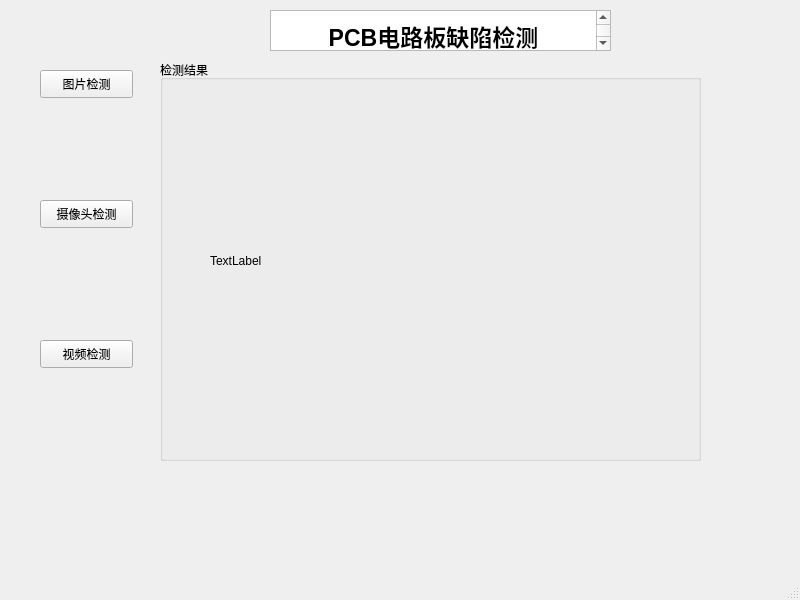
<?xml version="1.0" encoding="UTF-8"?>
<ui version="4.0">
 <class>MainWindow</class>
 <widget class="QMainWindow" name="MainWindow">
  <property name="geometry">
   <rect>
    <x>0</x>
    <y>0</y>
    <width>800</width>
    <height>600</height>
   </rect>
  </property>
  <property name="windowTitle">
   <string>MainWindow</string>
  </property>
  <widget class="QWidget" name="centralwidget">
   <widget class="QPushButton" name="pushButton">
    <property name="geometry">
     <rect>
      <x>40</x>
      <y>70</y>
      <width>93</width>
      <height>28</height>
     </rect>
    </property>
    <property name="text">
     <string>图片检测</string>
    </property>
   </widget>
   <widget class="QPushButton" name="pushButton_2">
    <property name="geometry">
     <rect>
      <x>40</x>
      <y>200</y>
      <width>93</width>
      <height>28</height>
     </rect>
    </property>
    <property name="text">
     <string>摄像头检测</string>
    </property>
   </widget>
   <widget class="QPushButton" name="pushButton_3">
    <property name="geometry">
     <rect>
      <x>40</x>
      <y>340</y>
      <width>93</width>
      <height>28</height>
     </rect>
    </property>
    <property name="text">
     <string>视频检测</string>
    </property>
   </widget>
   <widget class="QGroupBox" name="groupBox">
    <property name="geometry">
     <rect>
      <x>160</x>
      <y>60</y>
      <width>541</width>
      <height>401</height>
     </rect>
    </property>
    <property name="title">
     <string>检测结果</string>
    </property>
    <widget class="QLabel" name="label">
     <property name="geometry">
      <rect>
       <x>50</x>
       <y>190</y>
       <width>81</width>
       <height>21</height>
      </rect>
     </property>
     <property name="text">
      <string>TextLabel</string>
     </property>
    </widget>
   </widget>
   <widget class="QTextBrowser" name="textBrowser">
    <property name="geometry">
     <rect>
      <x>270</x>
      <y>10</y>
      <width>341</width>
      <height>41</height>
     </rect>
    </property>
    <property name="html">
     <string>&lt;!DOCTYPE HTML PUBLIC &quot;-//W3C//DTD HTML 4.0//EN&quot; &quot;http://www.w3.org/TR/REC-html40/strict.dtd&quot;&gt;
&lt;html&gt;&lt;head&gt;&lt;meta name=&quot;qrichtext&quot; content=&quot;1&quot; /&gt;&lt;style type=&quot;text/css&quot;&gt;
p, li { white-space: pre-wrap; }
&lt;/style&gt;&lt;/head&gt;&lt;body style=&quot; font-family:'SimSun'; font-size:9pt; font-weight:400; font-style:normal;&quot;&gt;
&lt;p align=&quot;center&quot; style=&quot; margin-top:0px; margin-bottom:0px; margin-left:0px; margin-right:0px; -qt-block-indent:0; text-indent:0px;&quot;&gt;&lt;span style=&quot; font-size:26pt; font-weight:600; vertical-align:sub;&quot;&gt;PCB电路板缺陷检测&lt;/span&gt;&lt;/p&gt;&lt;/body&gt;&lt;/html&gt;</string>
    </property>
   </widget>
  </widget>
  <widget class="QMenuBar" name="menubar">
   <property name="geometry">
    <rect>
     <x>0</x>
     <y>0</y>
     <width>800</width>
     <height>26</height>
    </rect>
   </property>
  </widget>
  <widget class="QStatusBar" name="statusbar"/>
 </widget>
 <resources/>
 <connections/>
</ui>
